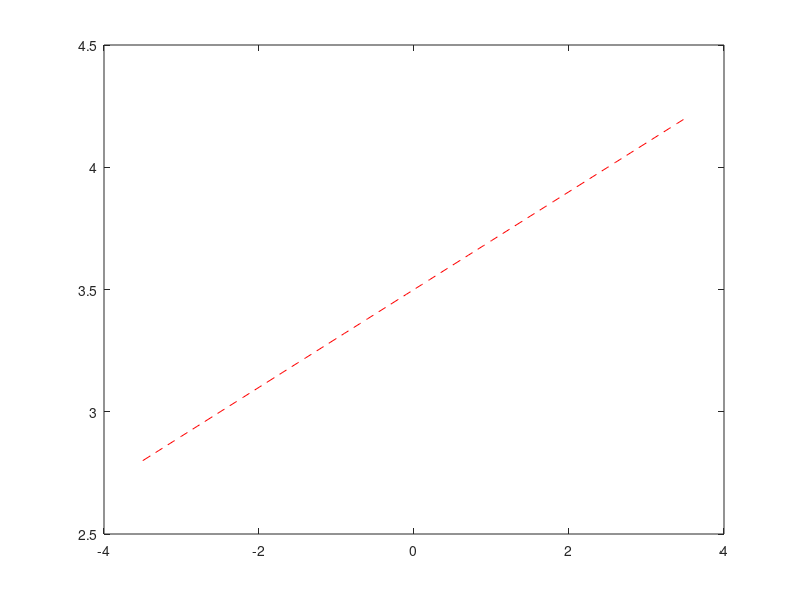

The MATLAB source for this figure:
% 2021.12.07
% Metóda najmenších štvorcov
% Jakub Daxner

x = [-3 -1 1 3];
y = [2 5 3 4];

n = length(x);

X = 0;
Xpow2 = 0;
XY = 0;
Y = 0;


for i = 1 : n;
    X = X + x(i);
    Xpow2 = Xpow2 + x(i)*x(i);
    Y = Y + y(i);
    XY = XY + x(i)*y(i);
endfor

finalY = 0;
finalX = 0;

finalX = (n*XY - X * Y) / (n* Xpow2 - X * X);
finalY = (Y - finalY*X) / n;


disp("Equation = ")
finalX
finalY

xInt = -3.5 : 0.1 : 3.5;
f = @(x) finalX*(x) + finalY;
yInt = f(xInt);

plot(xInt, yInt, "r--")
